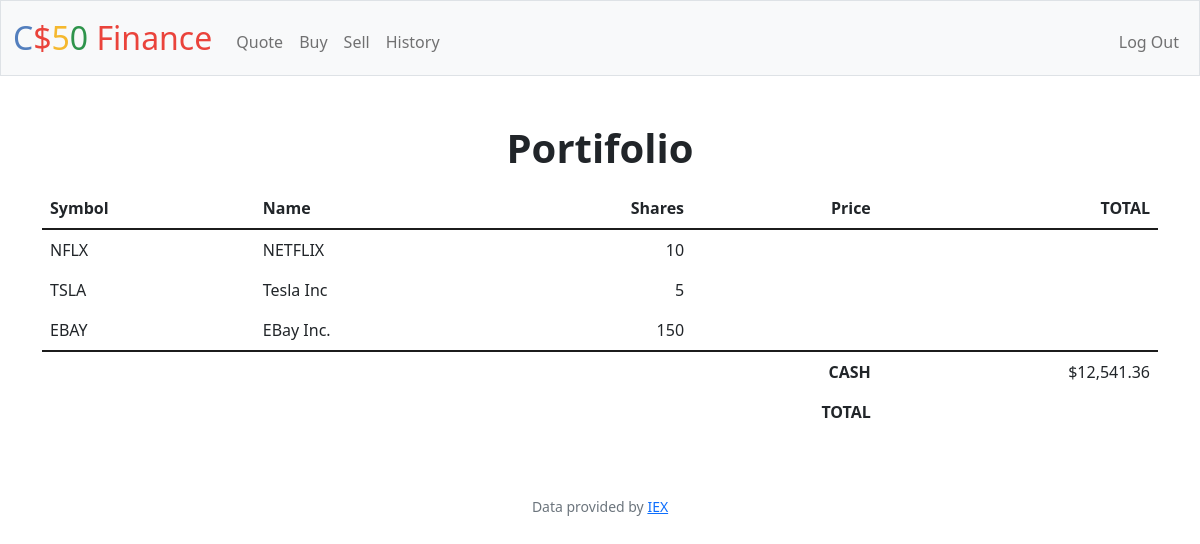
Page / (signed in) on the committed database.
### tables this page shows
CREATE TABLE users_stocks (user_id INTEGER, stock_symbol TEXT NOT NULL, stock_name TEXT NOT NULL, quantity INTEGER NOT NULL, FOREIGN KEY(user_id) REFERENCES users(id));

### app.py (the view)
@app.route("/")
@login_required
def index():
    user_id = session["user_id"]
    portifolio_data = db.execute("SELECT * FROM users_stocks "
                                 " WHERE user_id = ?", user_id)
    cash = db.execute("SELECT cash FROM users WHERE id = ?", user_id)
    cash = usd(cash[0]["cash"])
    return render_template("index.html",
                           portifolio_data=portifolio_data, cash=cash)

### app.py (called while the page is built)
@app.after_request
def after_request(response):
    response.headers["Cache-Control"] = "no-cache, no-store, must-revalidate"
    response.headers["Expires"] = 0
    response.headers["Pragma"] = "no-cache"
    return response

### helpers.py (called while the page is built)
def login_required(f):
    @wraps(f)
    def decorated_function(*args, **kwargs):
        if session.get("user_id") is None:
            return redirect("/login")
        return f(*args, **kwargs)
    return decorated_function

def usd(value):
    return f"${value:,.2f}"

### templates/index.html (shortened to what this page needs)
{% extends "layout.html" %}
{% block main %}
    <h1 class="h1 fw-bold mb-3">Portifolio</h1>
    <div class="container mw-80">
        <table class="table table-borderless">
            <thead>
                <tr>
                    <th scope="col" class="text-start">Symbol</th>
                    <th scope="col" class="text-start">Name</th>
                    <th scope="col" class="text-end">Shares</th>
                    <th scope="col" class="text-end">Price</th>
                    <th scope="col" class="text-end">TOTAL</th>
                </tr>
            </thead>
            <tbody class="border-top">
                {% for data in portifolio_data  %}
                <tr>
                    <td class="text-start">{{ data["stock_symbol"] }}</td>
                    <td class="text-start">{{ data["stock_name"] }}</td>
                    <td class="text-end" id="qty-{{ data["stock_symbol"] }}">{{ data["quantity"] }}</td>
                    <td class="text-end" id="price-{{ data["stock_symbol"] }}"></td>
                    <td class="text-end" id="sum-{{ data["stock_symbol"] }}"></td>
                </tr>
                {% endfor %}
            </tbody>
            <tfoot class="border-top">
                <tr>
                    <td></td>
                    <td></td>
                    <td></td>
                    <th class="text-end">CASH</th>
                    <td class="text-end" id="cash">{{ cash }}</td>
                </tr>
                <tr>
                    <td></td>
                    <td></td>
                    <td></td>
                    <th class="text-end">TOTAL</th>
                    <td class="text-end" id="total"></td>
                </tr>
            </tfoot>
        </table>
    </div>
{% endblock %}

### static/styles.css (style rules this page uses)
.border-top { border-top: 2px solid #1c1c1c !important; }

### rows in the picture
users_stocks: stock_symbol "NFLX", stock_name "NETFLIX", quantity "10"
users_stocks: stock_symbol "TSLA", stock_name "Tesla Inc", quantity "5"
users_stocks: stock_symbol "EBAY", stock_name "EBay Inc.", quantity "150"

### other values in the picture
{{ cash }} "$12,541.36"
